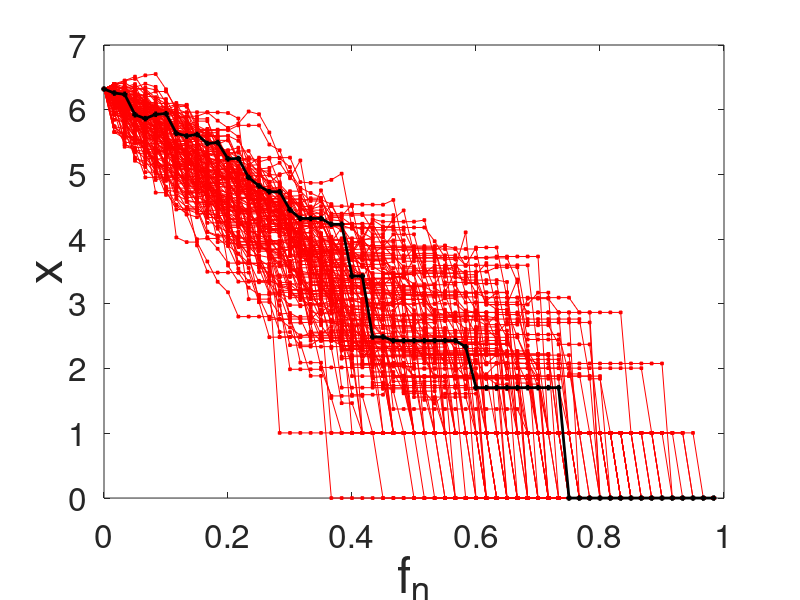
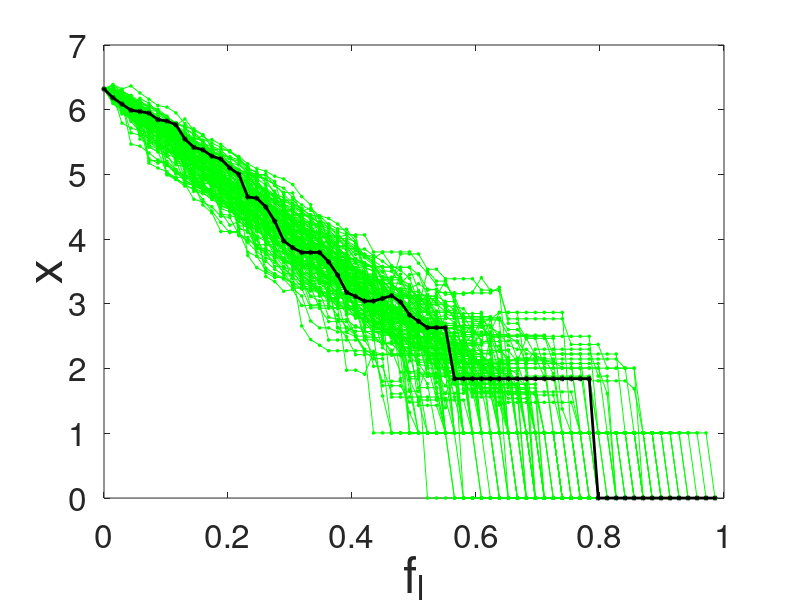
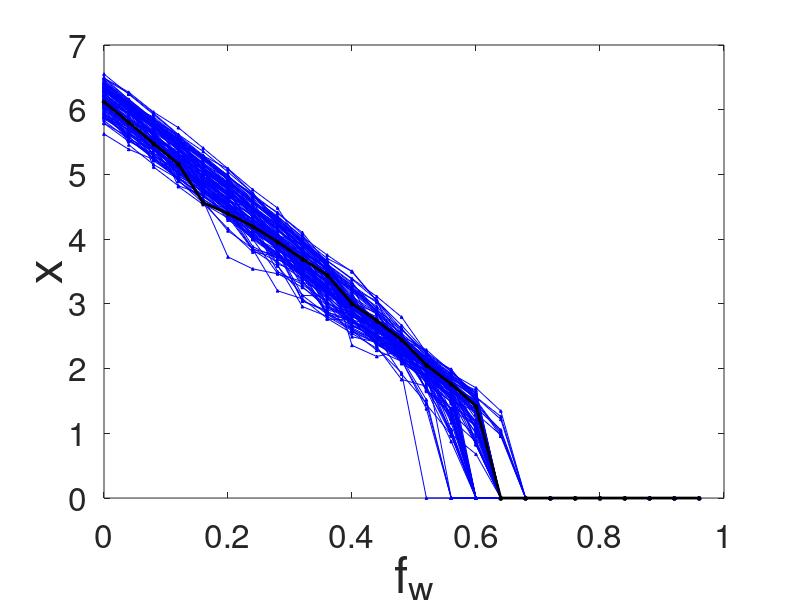
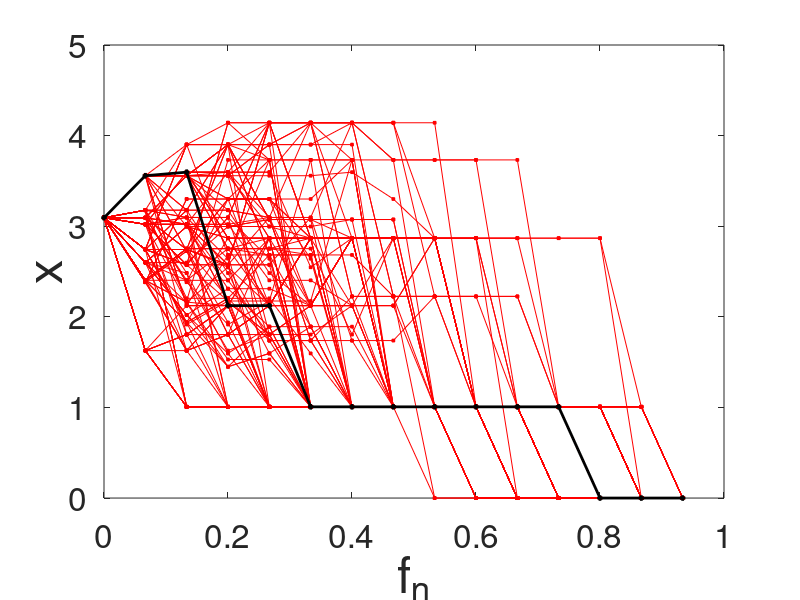

Write the MATLAB code that produced these figures, in order.
function Figure3abcdef
%% plot figure 3 a-f

simsize = 2;

%% node TYB
figure1 = figure('color',[1 1 1]);
axes1 = axes('Parent',figure1,'FontSize',24);
box(axes1,'on');
hold(axes1,'on');
load TYB_node_a2
outputs_node = outputs;
[m,n,z] = size(outputs_node);
node = 1:-1/60:0;
for i = 3:4:500
    output_one_node(1:n,1:z) = outputs_node(i,:,:);
    plot(1-node(1:n),output_one_node(:,1),'-rs','MarkerSize',simsize,'MarkerFaceColor','r','MarkerEdgeColor','r','LineWidth',0.01)
    hold on
end
i = 10;
output_one_node(1:n,1:z) = outputs_node(i,:,:);
plot(1-node(1:n),output_one_node(:,1),'-ks','MarkerSize',simsize,'MarkerFaceColor','k','MarkerEdgeColor','k','LineWidth',2)
hold on
xlabel('f_n','FontSize',36);ylabel('x','FontSize',36)


%% link TYB
figure1 = figure('color',[1 1 1]);
axes1 = axes('Parent',figure1,'FontSize',24);
box(axes1,'on');
hold(axes1,'on');
load TYB_link_a2
outputs_link = outputs;
[m,n,z] = size(outputs_link);
link = 1:-3/207:0;
for i = 2:4:500
    output_one_link(1:n,1:z) = outputs_link(i,:,:);
    plot(1-link(1:n),output_one_link(:,1),'-go','MarkerSize',simsize,'MarkerFaceColor','g','MarkerEdgeColor','g','LineWidth',0.01)
    hold on
end
i = 18;
output_one_link(1:n,1:z) = outputs_link(i,:,:);
plot(1-link(1:n),output_one_link(:,1),'-ko','MarkerSize',simsize,'MarkerFaceColor','k','MarkerEdgeColor','k','LineWidth',2)
  
% xlim([0,1]);ylim([0,1]);
xlabel('f_l','FontSize',36);ylabel('x','FontSize',36)

%% weight TYB
figure1 = figure('color',[1 1 1]);
axes1 = axes('Parent',figure1,'FontSize',24);
box(axes1,'on');
hold(axes1,'on');
load TYB_weight_a2
outputs_weight = outputs;
[m,n,z] = size(outputs_weight);
weight = 1:-0.04:0;
for i = 5:5:500
    output_one_weight(1:n,1:z) = outputs_weight(i,:,:);
%     pause
    plot(1-weight(1:n),output_one_weight(:,1),'-b^','MarkerSize',simsize,'MarkerFaceColor','b','MarkerEdgeColor','b','LineWidth',0.01)
    hold on
end
i = 10;
output_one_weight(1:n,1:z) = outputs_weight(i,:,:);
plot(1-weight(1:n),output_one_weight(:,1),'-k^','MarkerSize',simsize,'MarkerFaceColor','k','MarkerEdgeColor','k','LineWidth',2)

xlabel('f_w','FontSize',36);ylabel('x','FontSize',36)


%% node TECB
figure1 = figure('color',[1 1 1]);
axes1 = axes('Parent',figure1,'FontSize',24);
box(axes1,'on');
hold(axes1,'on');

load TECB_node_a2
outputs_node = outputs;
[m,n,z] = size(outputs_node);
node = 1:-1/15:0;
node = node(1:n);
output_one_node = [];
for i = 1:4:m
    output_one_node(1:n,1:z) = outputs_node(i,:,:);
    plot(1-node(1:n),output_one_node(:,1),'-rs','MarkerSize',simsize,'MarkerFaceColor','r','MarkerEdgeColor','r','LineWidth',0.01)
    hold on
end
i = 10;
output_one_node(1:n,1:z) = outputs_node(i,:,:);
plot(1-node(1:n),output_one_node(:,1),'-ks','MarkerSize',simsize,'MarkerFaceColor','k','MarkerEdgeColor','k','LineWidth',2)
  
xlabel('f_n','FontSize',36);ylabel('x','FontSize',36)

%% link TECB
figure1 = figure('color',[1 1 1]);
axes1 = axes('Parent',figure1,'FontSize',24);
box(axes1,'on');
hold(axes1,'on');
load TECB_link_a2
outputs_link = outputs;
[m,n,z] = size(outputs_link)
link = 1:-1/38:0;
link = link(1:n);
output_one_link = [];
for i = 2:4:500
    output_one_link(1:n,1:z) = outputs_link(i,:,:);
    1-link
    output_one_link(:,1)
    plot(1-link,output_one_link(:,1),'-go','MarkerSize',simsize,'MarkerFaceColor','g','MarkerEdgeColor','g','LineWidth',0.01)
    hold on
end
i = 10;
output_one_link(1:n,1:z) = outputs_link(i,:,:);
plot(1-link,output_one_link(:,1),'-ko','MarkerSize',simsize,'MarkerFaceColor','k','MarkerEdgeColor','k','LineWidth',2)  
xlabel('f_l','FontSize',36);ylabel('x','FontSize',36)

%% weight TECB
figure1 = figure('color',[1 1 1]);
axes1 = axes('Parent',figure1,'FontSize',24);
box(axes1,'on');
hold(axes1,'on');
load TECB_weight_a2
outputs_weight = outputs;
[m,n,z] = size(outputs_weight);
weight = 1:-0.04:0;
weight = weight(1:n);
output_one_weight = [];
for i = 2:5:m
    output_one_weight(1:n,1:z) = outputs_weight(i,:,:);
    plot(1-weight,output_one_weight(:,1),'-bo','MarkerSize',simsize,'MarkerFaceColor','b','MarkerEdgeColor','b','LineWidth',0.01)
    hold on
end
i = 52;
output_one_weight(1:n,1:z) = outputs_weight(i,:,:);
plot(1-weight,output_one_weight(:,1),'-ko','MarkerSize',simsize,'MarkerFaceColor','k','MarkerEdgeColor','k','LineWidth',2)
   
xlabel('f_w','FontSize',36);ylabel('x','FontSize',36)


